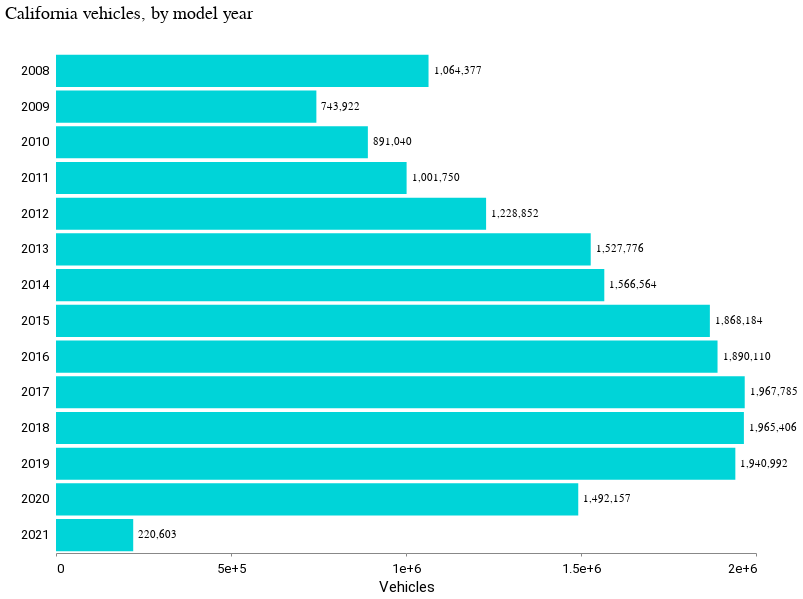

The notebook cell saved with this chart:
### Code cell
model_year_chart = (
    alt.Chart(model_year)
    .mark_bar()
    .encode()
    .mark_bar()
    .encode(
        y=alt.Y("model_year:N", title=" ", axis=alt.Axis(format="", tickCount=5)),
        x=alt.X("vehicles:Q", title="Vehicles", axis=alt.Axis(format="", tickCount=5)),
    )
)

model_year_chart_text = model_year_chart.mark_text(
    align="left", baseline="middle", dx=5
).encode(text=alt.Text("vehicles:Q", format=","))

(model_year_chart + model_year_chart_text).properties(
    height=500, width=700, title="California vehicles, by model year"
)

### Figure 1 — Vega-Lite specification as saved in the notebook (floating-point values rounded to 4 significant figures)
{"config": {"view": {"width": 800, "height": 450, "strokeOpacity": 0}, "background": "#ffffff", "title": {"anchor": "start", "font": "Summit Sans", "fontColor": "palette[\"black\"]", "fontSize": 18, "fontWeight": "normal"}, "arc": {"fill": "#00d4d8"}, "area": {"fill": "#00d4d8"}, "line": {"stroke": "#00d4d8", "strokeWidth": 3}, "path": {"stroke": "#00d4d8"}, "rect": {"fill": "#00d4d8"}, "shape": {"stroke": "#00d4d8"}, "bar": {"fill": "#00d4d8"}, "point": {"stroke": "#00d4d8"}, "symbol": {"fill": "#00d4d8", "size": 30}, "axis": {"titleFont": "Roboto", "titleFontSize": 15, "titleFontWeight": "normal", "labelFont": "Roboto, sans", "labelFontSize": 13, "labelFontWeight": "normal"}, "axisX": {"labelAngle": 0, "labelPadding": 6, "tickSize": 3, "grid": false}, "axisY": {"labelBaseline": "middle", "maxExtent": 45, "minExtent": 45, "titleAlign": "left", "titleAngle": 0, "titleX": -45, "titleY": -11, "domainOpacity": 0, "gridWidth": 0.6, "gridColor": "#dddddd", "offset": 6, "tickSize": 0, "titleColor": "#767676"}, "legend": {"titleFont": "Roboto", "titleFontSize": 15, "titleFontWeight": "normal", "symbolType": "square", "labelFont": "Roboto, sans", "labelFontSize": 13}, "range": {"category": ["#005f66", "#e37e2d", "#d64a3b", "#76b0ef", "#c1bc40"], "diverging": ["#e68a4f", "#f4bb6a", "#f9e39c", "#dadfe2", "#a6b7c6", "#849eae"], "heatmap": ["#7ff6f6", "#00eeef", "#00d4d8", "#00abb2", "#00848b", "#fbf2c7", "#00363d"], "ordinal": ["#7ff6f6", "#00eeef", "#00d4d8", "#00abb2", "#00848b", "#fbf2c7", "#00363d"], "ramp": ["#7ff6f6", "#00eeef", "#00d4d8", "#00abb2", "#00848b", "#fbf2c7", "#00363d"]}}, "layer": [{"mark": "bar", "encoding": {"x": {"axis": {"format": "", "tickCount": 5}, "field": "vehicles", "title": "Vehicles", "type": "quantitative"}, "y": {"axis": {"format": "", "tickCount": 5}, "field": "model_year", "title": " ", "type": "nominal"}}}, {"mark": {"type": "text", "align": "left", "baseline": "middle", "dx": 5}, "encoding": {"text": {"field": "vehicles", "format": ",", "type": "quantitative"}, "x": {"axis": {"format": "", "tickCount": 5}, "field": "vehicles", "title": "Vehicles", "type": "quantitative"}, "y": {"axis": {"format": "", "tickCount": 5}, "field": "model_year", "title": " ", "type": "nominal"}}}], "data": {"name": "data-3a3e413f78d50af252a9926d199c3784"}, "height": 500, "title": "California vehicles, by model year", "width": 700, "$schema": "https://vega.github.io/schema/vega-lite/v4.17.0.json", "datasets": {"data-3a3e413f78d50af252a9926d199c3784": [{"model_year": "2008", "vehicles": 1064377}, {"model_year": "2009", "vehicles": 743922}, {"model_year": "2010", "vehicles": 891040}, {"model_year": "2011", "vehicles": 1001750}, {"model_year": "2012", "vehicles": 1228852}, {"model_year": "2013", "vehicles": 1527776}, {"model_year": "2014", "vehicles": 1566564}, {"model_year": "2015", "vehicles": 1868184}, {"model_year": "2016", "vehicles": 1890110}, {"model_year": "2017", "vehicles": 1967785}, {"model_year": "2018", "vehicles": 1965406}, {"model_year": "2019", "vehicles": 1940992}, {"model_year": "2020", "vehicles": 1492157}, {"model_year": "2021", "vehicles": 220603}]}}
